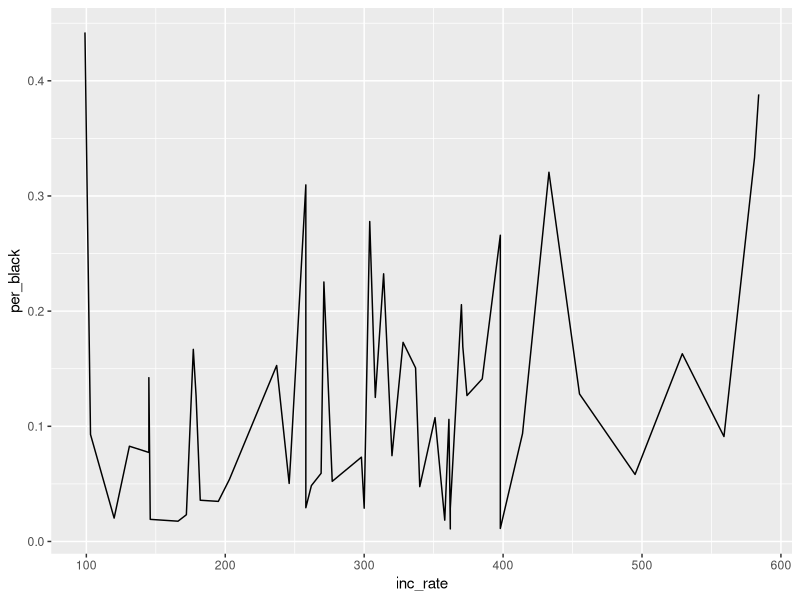

Source code (R):
# R file

library(readxl)
library(openxlsx)
library(tidyverse)
library(ggplot2)


df <- read.xlsx("Marijuana_arrests_data.xlsx")

ggplot(df, aes(x=inc_rate, y= per_black, fill=inc_rate)) +  
  geom_line()


head(df)
